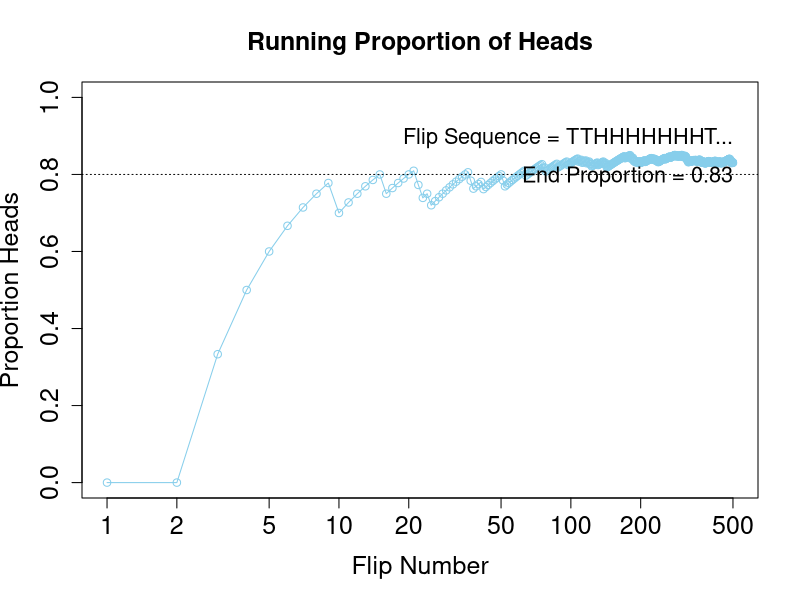

Here is the R script that generated this plot:
N = 500 # Specify the total number of flips, denoted N.
pHeads = 0.8# Specify underlying probability of heads.
# Flip a coin N times and compute the running proportion of heads at each flip.
# Generate a random sample of N flips (heads=1, tails=0):
flipSequence = sample( x=c(0,1), prob=c(1-pHeads,pHeads), size=N, replace=TRUE )
# Compute the running proportion of heads:
r = cumsum( flipSequence ) # Cumulative sum: Number of heads at each step.
n = 1:N                    # Number of flips at each step.
runProp = r / n            # Component by component division.
# Graph the running proportion:
plot( n , runProp , type="o" , log="x" , col="skyblue" ,
      xlim=c(1,N) , ylim=c(0.0,1.0) , cex.axis=1.5 ,
      xlab="Flip Number" , ylab="Proportion Heads" , cex.lab=1.5 ,
      main="Running Proportion of Heads" , cex.main=1.5 )
# Plot a dotted horizontal reference line:
abline( h=pHeads , lty="dotted" )
# Display the beginning of the flip sequence:
flipLetters = paste( c("T","H")[flipSequence[1:10]+1] , collapse="" )
displayString = paste0( "Flip Sequence = " , flipLetters , "..." )
text( N , .9 , displayString , adj=c(1,0.5) , cex=1.3 )
# Display the relative frequency at the end of the sequence.
text( N , .8 , paste("End Proportion =",runProp[N]) , adj=c(1,0.5) , cex=1.3 )